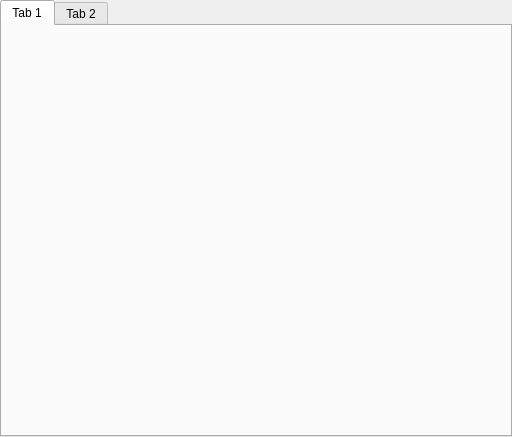
<?xml version="1.0" encoding="UTF-8"?>
<ui version="4.0">
 <class>Metadata</class>
 <widget class="QTabWidget" name="Metadata">
  <property name="geometry">
   <rect>
    <x>0</x>
    <y>0</y>
    <width>512</width>
    <height>437</height>
   </rect>
  </property>
  <property name="windowTitle">
   <string>Metadata</string>
  </property>
  <property name="windowIcon">
   <iconset>
    <normalon>icons/viewer.png</normalon>
   </iconset>
  </property>
  <property name="currentIndex">
   <number>0</number>
  </property>
  <widget class="QWidget" name="General">
   <attribute name="title">
    <string>Tab 1</string>
   </attribute>
   <layout class="QVBoxLayout" name="verticalLayout_2"/>
  </widget>
  <widget class="QWidget" name="Exif">
   <attribute name="title">
    <string>Tab 2</string>
   </attribute>
   <layout class="QVBoxLayout" name="verticalLayout"/>
  </widget>
 </widget>
 <resources/>
 <connections/>
</ui>
